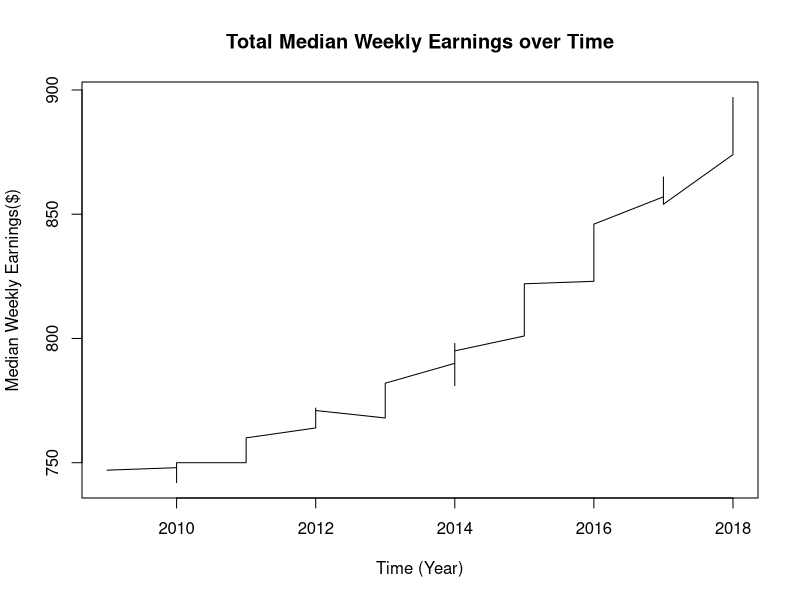
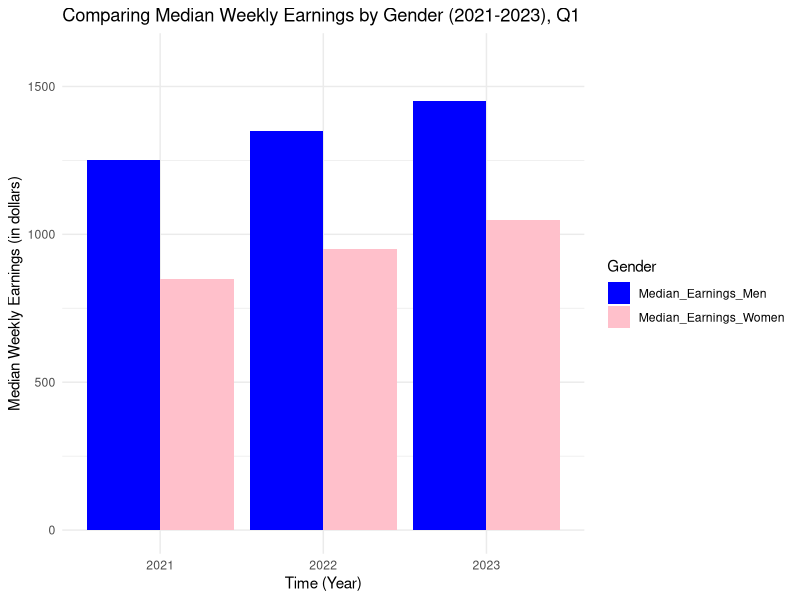

Source code (R) for these figures, in order:
## ---- chunk 1
# Loading required libraries
library(patchwork)
library(ggplot2)
library(tidyverse)
library(dplyr)
## ---- chunk 2
data <- read.csv("../data/data.csv", header = TRUE, sep = ",", stringsAsFactors = FALSE)


## ---- chunk 3

plot(x = data$Year, y = data$Median.weekly.earnings..in.current.dollars....Total, 
     type = "l", xlab = "Time (Year)", ylab = "Median Weekly Earnings($)", main= "Total Median Weekly Earnings over Time")

## ---- chunk 4
data <- data.frame(
  Year = c(2021, 2021, 2022, 2022, 2023, 2023),
  Quarter = c(1, 1, 1, 1, 1, 1),
  Median_Earnings_Men = c(1200, 1250, 1300, 1350, 1400, 1450),
  Median_Earnings_Women = c(800, 850, 900, 950, 1000, 1050)
)

#organize dataset
meoww<- data %>%
  select(Year, Median_Earnings_Men, Median_Earnings_Women) %>%
  pivot_longer(cols = starts_with("Median_Earnings"), 
               names_to = "Gender", 
               values_to = "Median_Earnings")

ggplot(meoww, aes(x = factor(Year), y = Median_Earnings, fill = Gender)) +
  geom_bar(stat = "identity", position = position_dodge()) +
  labs(title = "Comparing Median Weekly Earnings by Gender (2021-2023), Q1",
       x = "Time (Year)",
       y = "Median Weekly Earnings (in dollars)") +
  theme_minimal() +
  scale_fill_manual(values = c("Median_Earnings_Men" = "blue", "Median_Earnings_Women" = "pink")) +
  theme(axis.text.x = element_text(angle = 0, hjust = 0.5))+
  scale_y_continuous(limits = c(0, 1600))

## ---- chunk 5





## ---- chunk 6



